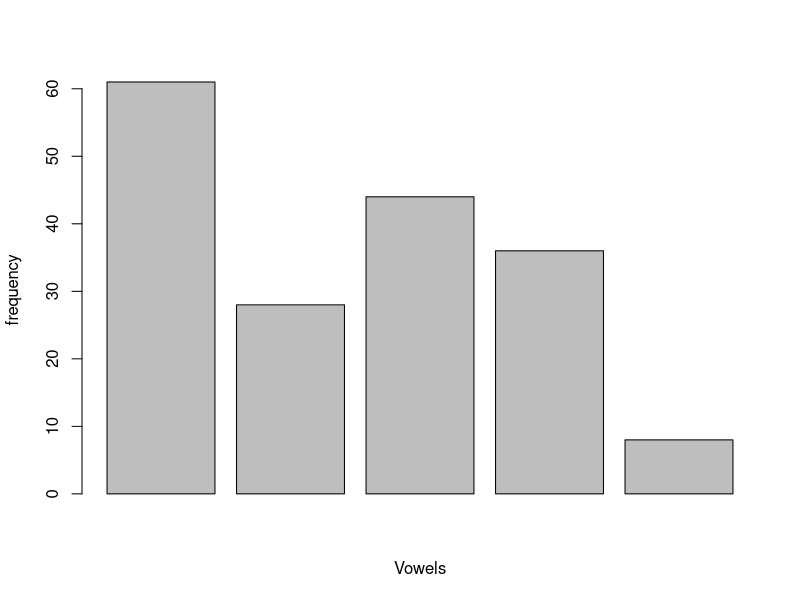
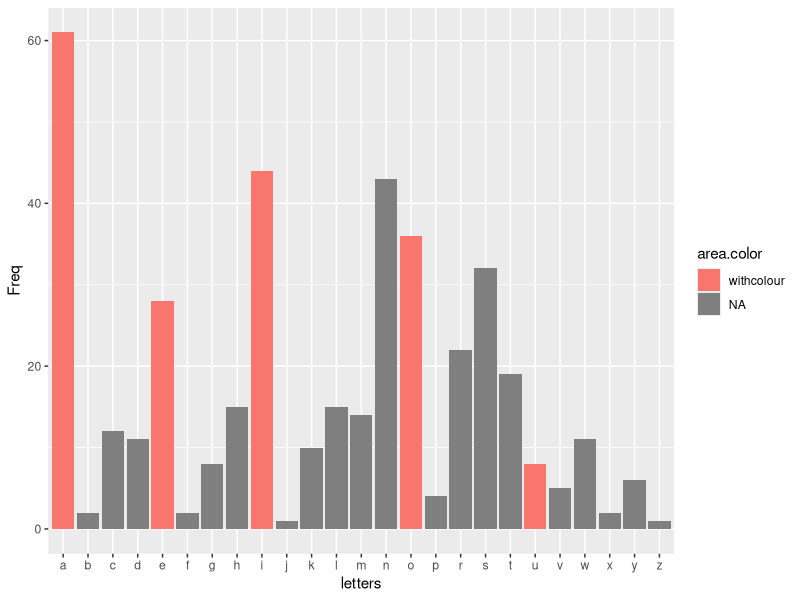

Recreate these plots in R, in order.
# 1. How many vowels are there in the names of USA States?

USArrests          # data set 
names(USArrests)   # to know what is the column name for State names
USA_States <- rownames(USArrests) # names of states

USA_States <- paste(USA_States, collapse = "")  # converting the names to a string
USA_States <- tolower(strsplit(USA_States, "")[[1]]) # converting to lower case and spliting each letter
USA_States <- USA_States[USA_States %in% letters]
(table(USA_States))      # Frequency of each letter
distribution <- as.data.frame(table(USA_States)) # converted to data frame 
names(distribution)
colnames(distribution) <- c("letters", "Freq")  # changed column names
names(distribution)
library(dplyr)
filter(distribution, letters %in% c("a","e","i","o","u")) # finding number of vowels in the names of USA States

# thus there are 61 a, 28 e , 44 i , 36 o and 8 u in the names of USA States

#-----------------------------------------------------------------------------------
# 2. Visualize the vowels distribution.

# type 1 
vowel_dist <- filter(distribution, letters %in% c("a","e","i","o","u"))
vowel_dist
barplot(vowel_dist$Freq, axes = TRUE, axisnames = TRUE, xlab = "Vowels", ylab = "frequency")

# type 2

# since we want vowel distribution, assiging colour to position of vowel 
area.color <- c("withcolour",NA,NA,NA,"withcolour",NA,NA,NA,"withcolour",
                NA,NA,NA,NA,NA,"withcolour",NA,NA,NA,NA,"withcolour",
                NA,NA,NA,NA,NA)
area.color
library(ggplot2)
plot.vowel <- ggplot(data = distribution, aes(x=letters, y=Freq, fill=area.color))+
  geom_bar(stat = "identity") +
  xlab(colnames(distribution)[1]) +
  ylab(colnames(distribution)[2])
plot.vowel # vowel distribution is visualized with different colour
